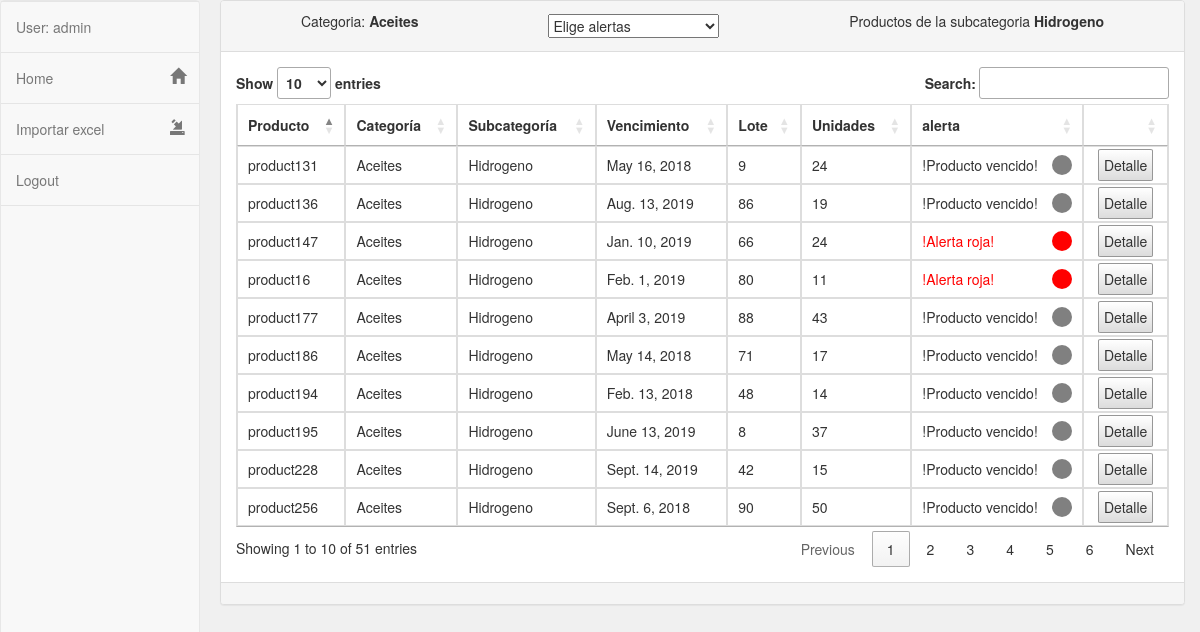
Page /catalog/subcategory/1 (signed in) on the committed database.
### catalog/models.py (models this page shows, shortened)
class SubCategory(models.Model):
    name = models.CharField(max_length=200, help_text="Ingresa la sub-categoría")
    category = models.ForeignKey('Category', on_delete=models.SET_NULL, null=True)

class Category(models.Model):
    name = models.CharField(
        max_length=200,
        help_text="Ingresa la categoría"
        )
    def __str__(self):
        return self.name

class Product(models.Model):
    RED_ALERT    = 'red_alert'
    YELLOW_ALERT = 'yellow_alert'
    EXPIRED_PRODUCT = 'vencido'
    name = models.CharField(max_length=200, help_text="Nombre del producto")
    date = models.DateField(max_length=256, help_text="Fecha de fabricación")
    expiration_date = models.DateField(max_length=256, help_text="Fecha de vencimiento")
    lot = models.CharField(max_length=200, help_text="Lote del producto")
    units = models.PositiveIntegerField(help_text="Cantidad recibida")
    category = models.ForeignKey('Category', on_delete=models.SET_NULL, null=True)
    sub_category = models.ForeignKey('SubCategory', on_delete=models.SET_NULL, null=True)
    @property
    def alert(self):
        expiration_red = self.expiration_date - timedelta(days=30)
        expiration_yellow = self.expiration_date - timedelta(days=60)
        current_date = datetime.datetime.now().date()
        if current_date >= self.expiration_date:
            return self.EXPIRED_PRODUCT
        elif current_date >= expiration_red:
            return self.RED_ALERT
        elif current_date >= expiration_yellow:
            return self.YELLOW_ALERT

### catalog/views.py (the view)
# urls.py: path('subcategory/<int:sub_category_id>',views.products_subcategory,name='products_subcategory'),
@login_required
def products_subcategory(request, sub_category_id):
	subcategory = SubCategory.objects.get(pk=sub_category_id)
	subcategory_all_products=subcategory.product_set.all()
	context = {
		'subcategory_all_products': subcategory_all_products,
		'subcategory': subcategory,
	}
	return render(request, 'catalog/products_subcategory.html', context=context)

### catalog/templates/catalog/products_subcategory.html (shortened to what this page needs)
{% extends "base_generic.html" %}
{% block content %}
<div class="col-md-12">
  <div class="panel panel-default panel-table">
    <div class="panel-heading">
      <div class="row">
        <div class="col col-xs-12 header_products_subcategory">
          <p>Categoria: <b>{{subcategory.category}}</b></p>
          <select name ="alertas" id="alertas">
                 <option value="">Elige alertas</option>
               </select>
          <p>Productos de la subcategoria <b>{{subcategory.name}}</b></p>
        </div>
      </div>
    </div>
    <div class="panel-body">
      <table id="table1" class="table table-bordered ">
        <thead>
          <tr>
            <th>Producto</th>
            <th>Categoría</th>
            <th>Subcategoría</th>
            <th>Vencimiento</th>
            <th>Lote</th>
            <th>Unidades</th>
            <th>alerta</th>
            <th></th>
          </tr>
        </thead>
        <tbody>
          {% for product in subcategory_all_products %}
          <tr class="">
            <td>{{ product.name }}</td>
            <td>{{ product.category }}</td>
            <td>{{ subcategory.name}}</td>
            <td>{{ product.expiration_date}}</td>
            <td>{{ product.lot}}</td>
            <td>{{ product.units}}</td>
            {% if product.alert == "red_alert" %}
            <td class="alerta_roja_text">
              !Alerta roja!
              <div class="alerta alerta_circulo_rojo"  ></div>
            </td>
            {% elif product.alert == "yellow_alert" %}
              <td class="alerta_amarillo_text">
                !Alerta amarilla!
                <div class="alerta alerta_circulo_amarillo"></div>
              </td>
            {% else %}
            <td>
              !Producto vencido!
               <div class="alerta alerta_circulo_vencido"></div>
            </td>
            {% endif %}
            <td align="center" class="container_boton">
              <a class="boton_detalle" href="{% url 'catalog:product_detalle' product.id %}">
                Detalle
              </a>
            </td>
          </tr>
          {% endfor %}
        </tbody>
      </table>
    </div>
    <div class="panel-footer">
      <div class="row">
        <div class="col col-xs-4">
        </div>
        <div class="col col-xs-8">
        </div>
      </div>
    </div>
  </div>
</div>
{% endblock %}

### catalog/templates/base_generic.html (shortened to what this page needs)
<!DOCTYPE html>
<html lang="en">
<head>
  <link href="//maxcdn.bootstrapcdn.com/bootstrap/3.3.0/css/bootstrap.min.css" rel="stylesheet" id="bootstrap-css">
  <link rel="stylesheet" type="text/css" href="https://cdn.datatables.net/1.10.19/css/jquery.dataTables.min.css">
  <link href="https://cdnjs.cloudflare.com/ajax/libs/font-awesome/4.4.0/css/font-awesome.min.css" rel='stylesheet' type='text/css'>
  {% load static %}
   {% block stylesheets %}
   <link rel="stylesheet" href="{% static 'css/base_generic.css' %}">
  <link rel="stylesheet" href="{% static 'css/index.css' %}">
  <link rel="stylesheet" href="{% static 'css/products_subcategory.css' %}">
  <link rel="stylesheet" href="{% static 'css/subcategories.css' %}">
  <link rel="stylesheet" href="{% static 'css/product_detalle.css' %}">
  <link rel="stylesheet" href="{% static 'css/import_data.css' %}">
   {% endblock %}
</head>
<body>
    <div class="row">
      {% block sidebar %}
      {% if user.is_authenticated %}
        <div class="col-sm-2">
          <nav class="navbar navbar-default sidebar" role="navigation">
              <div class="collapse navbar-collapse" id="bs-sidebar-navbar-collapse-1">
                <ul class="nav navbar-nav">
                  <li><a>User: {{ user.get_username }}</a></li>
                  <li ><a href="{% url 'catalog:index' %}">Home<span class="pull-right hidden-xs showopacity glyphicon glyphicon-home"></span></a></li>
                  <li ><a href="{% url 'catalog:import_data' %}">Importar excel<span class="pull-right hidden-xs showopacity glyphicon glyphicon-import"></span></a></li>
                  {% if user.is_authenticated %}
                  <li><a data-toggle="modal" data-target="#exampleModal">Logout</a></li>
                {% else %}
                <li><a href="{% url 'login'%}?next={{request.path}}">Login</a></li>
                {% endif %}
              </ul>
            </div>
          </nav>
        </div>
        {% endif  %}
        {% endblock %}
        <div class="col-sm-10 ">
          {% block content %}{% endblock %}
        </div>
      </div>
    </body>
    </html>

### catalog/static/css/base_generic.css (style rules this page uses)
body,html { height: 100%; background: #F0F0F0 }
.navbar { height: 100vh !important; }
.navbar li a span { font-size:16px; }
nav.sidebar, .main { height: 100vh; -webkit-transition: margin 200ms ease-out; -moz-transition: margin 200ms ease-out; -o-transition: margin 200ms ease-out; transition: margin 200ms ease-out; }
@media (min-width: 765px) { nav.sidebar a { padding-right: 13px; } }
@media (min-width: 765px) { nav.sidebar .navbar-nav > li:first-child { border-top: 1px #e5e5e5 solid; } }
@media (min-width: 765px) { nav.sidebar .navbar-nav > li { border-bottom: 1px #e5e5e5 solid; } }
@media (min-width: 765px) { nav.sidebar .navbar-collapse, nav.sidebar .container-fluid { padding: 0 0px 0 0px; } }
@media (min-width: 765px) { nav.sidebar { width: 200px; height: 100%; float: left; margin-bottom: 0px; } }
@media (min-width: 765px) { nav.sidebar li { width: 100%; } }

### catalog/static/css/products_subcategory.css (style rules this page uses)
.header_products_subcategory { display: flex; justify-content:space-around; align-items: center; }
.alerta { float:right; width: 20px; height: 20px; border-radius: 50%; }
.alerta_roja_text { color: red }
.alerta_circulo_rojo { background: red; }
.alerta_circulo_vencido { background: gray; }
.container_boton .boton_detalle { color: #333 !important; padding: 5px;border-radius: 5%; border: 1px solid #979797; background-color: white; background: -webkit-gradient(linear, left top, left bottom, color-stop(0%, #fff), color-stop(100%, #dcdcdc)); background: -webkit-linear-gradient(top, #fff 0%, #dcdcdc 100%); background: -moz-linear-gradient(top, #fff 0%, #dcdcdc 100%); background: -ms-linear-gradient(top, #fff 0%, #dcdcdc 100%); background: -o-linear-gradient(top, #fff 0%, #dcdcdc 100%); background: linear-gradient(to bottom, #fff 0%, #dcdcdc 100%); }

### rows in the picture
SubCategory: category "Aceites", name "Hidrogeno"
Product: name "product16", category "Aceites", expiration_date "Feb. 1, 2019", lot "80", units "11", shows "!Alerta roja!"
Product: name "product131", category "Aceites", expiration_date "May 16, 2018", lot "9", units "24", shows "!Producto vencido!"
Product: name "product136", category "Aceites", expiration_date "Aug. 13, 2019", lot "86", units "19", shows "!Producto vencido!"
Product: name "product147", category "Aceites", expiration_date "Jan. 10, 2019", lot "66", units "24", shows "!Alerta roja!"
Product: name "product177", category "Aceites", expiration_date "April 3, 2019", lot "88", units "43", shows "!Producto vencido!"
Product: name "product186", category "Aceites", expiration_date "May 14, 2018", lot "71", units "17", shows "!Producto vencido!"
Product: name "product194", category "Aceites", expiration_date "Feb. 13, 2018", lot "48", units "14", shows "!Producto vencido!"
Product: name "product195", category "Aceites", expiration_date "June 13, 2019", lot "8", units "37", shows "!Producto vencido!"
Product: name "product228", category "Aceites", expiration_date "Sept. 14, 2019", lot "42", units "15", shows "!Producto vencido!"
Product: name "product256", category "Aceites", expiration_date "Sept. 6, 2018", lot "90", units "50", shows "!Producto vencido!"

### other values in the picture
{{ user.get_username }} "admin"
